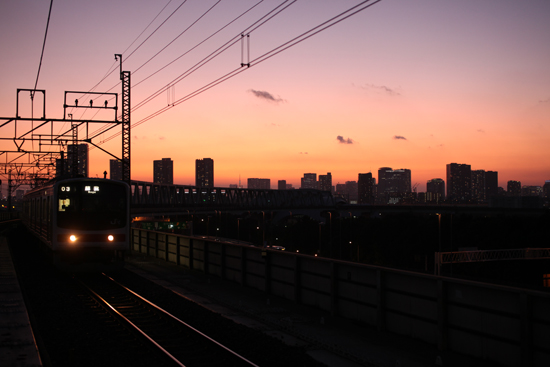
#> input picture Lut.jpg, 550 x 367 px, found by its file name
$ python lutGamma03.py
#> lines starting #> are read from the running program, lines starting #| are printed output that depends on the picture
#!/usr/bin/python
# -*- coding: utf-8 -*-
from matplotlib import pyplot as plt
import numpy as np
import cv2

img01 = cv2.imread('Lut.jpg', 1)
#> img01 is the input picture: shape (367, 550, 3); mean B, G, R 73.3, 79.1, 106
img02 = cv2.imread('LutImg.jpg', 1)
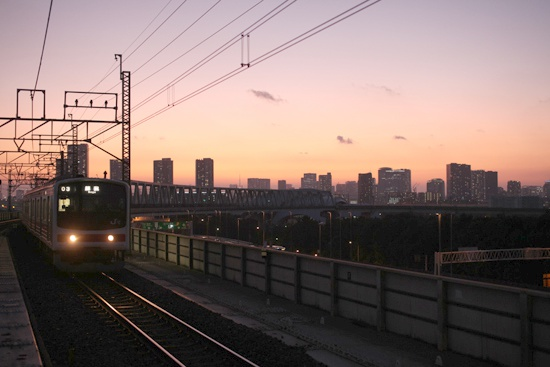
#> input picture lutImg.jpg, 550 x 367 px, found by its file name
#> img02 is the input picture: shape (367, 550, 3); mean B, G, R 105.4, 109.9, 128.6

orgYCrCb = cv2.cvtColor(img01, cv2.COLOR_BGR2YCR_CB)
#> orgYCrCb: shape (367, 550, 3); mean of channels 0, 1, 2 86.5, 141.9, 120.6
lutYCrCb = cv2.cvtColor(img02, cv2.COLOR_BGR2YCR_CB)
#> lutYCrCb: shape (367, 550, 3); mean of channels 0, 1, 2 115, 137.8, 122.5

histOrgY = cv2.calcHist([orgYCrCb], [0], None, [256], [0, 256])
#> histOrgY = 256 values, max 13811 at index 2, min 0 at index 222, mean 788.5
histLutY = cv2.calcHist([lutYCrCb], [0], None, [256], [0, 256])
#> histLutY = 256 values, max 4367 at index 17, min 0 at index 239, mean 788.5

histOrgCr = cv2.calcHist([orgYCrCb], [1], None, [256], [0, 256])
#> histOrgCr = 256 values, max 60672 at index 128, min 0 at index 0, mean 788.5
histLutCr = cv2.calcHist([lutYCrCb], [1], None, [256], [0, 256])
#> histLutCr = 256 values, max 43340 at index 128, min 0 at index 0, mean 788.5

histOrgCb = cv2.calcHist([orgYCrCb], [2], None, [256], [0, 256])
#> histOrgCb = 256 values, max 71638 at index 128, min 0 at index 0, mean 788.5
histLutCb = cv2.calcHist([lutYCrCb], [2], None, [256], [0, 256])
#> histLutCb = 256 values, max 53470 at index 128, min 0 at index 0, mean 788.5

plt.subplot(221),plt.plot(histOrgY),plt.plot(histLutY)
plt.subplot(222),plt.plot(histOrgCr),plt.plot(histLutCr)
plt.subplot(223),plt.plot(histOrgCb),plt.plot(histLutCr)

plt.xlim([0, 256])
plt.show()
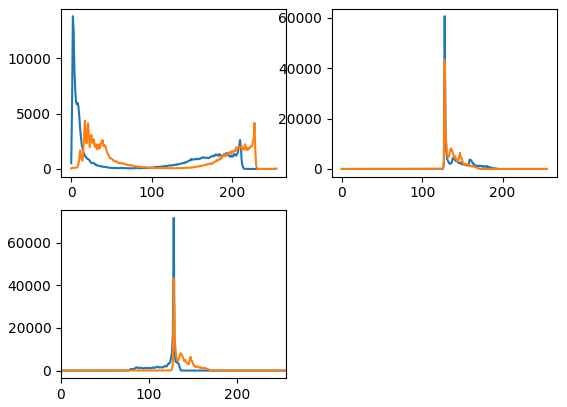
#> figure drawn by matplotlib, 3 panels; panel 1: curve peaks at x = 2, y = 13811; panel 1: curve peaks at x = 17, y = 4367; panel 2: curve peaks at x = 128, y = 60672; panel 2: curve peaks at x = 128, y = 43340
